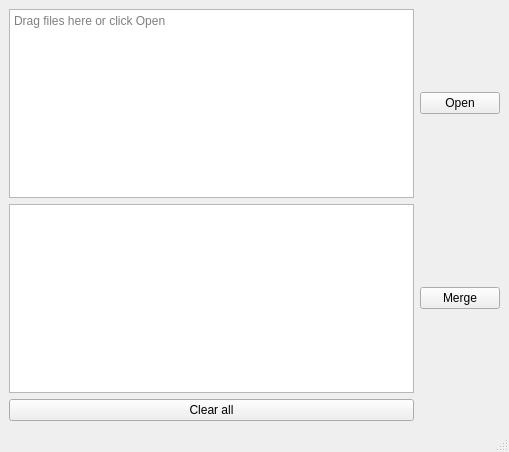
<?xml version="1.0" encoding="UTF-8"?>
<ui version="4.0">
 <class>MainWindow</class>
 <widget class="QMainWindow" name="MainWindow">
  <property name="geometry">
   <rect>
    <x>0</x>
    <y>0</y>
    <width>509</width>
    <height>452</height>
   </rect>
  </property>
  <property name="windowTitle">
   <string>MainWindow</string>
  </property>
  <widget class="QWidget" name="centralwidget">
   <layout class="QGridLayout" name="gridLayout_3">
    <item row="1" column="0">
     <widget class="QListWidget" name="Fileslist"/>
    </item>
    <item row="0" column="0">
     <widget class="MyTextViewer" name="FilesBrowser">
      <property name="placeholderText">
       <string>Drag files here or click Open</string>
      </property>
     </widget>
    </item>
    <item row="0" column="1">
     <widget class="QPushButton" name="OKButton">
      <property name="text">
       <string>Open</string>
      </property>
     </widget>
    </item>
    <item row="2" column="0">
     <widget class="QPushButton" name="clearallButton">
      <property name="text">
       <string>Clear all</string>
      </property>
     </widget>
    </item>
    <item row="1" column="1">
     <widget class="QPushButton" name="MergeButton">
      <property name="text">
       <string>Merge</string>
      </property>
     </widget>
    </item>
   </layout>
  </widget>
  <widget class="QMenuBar" name="menubar">
   <property name="geometry">
    <rect>
     <x>0</x>
     <y>0</y>
     <width>509</width>
     <height>22</height>
    </rect>
   </property>
  </widget>
  <widget class="QStatusBar" name="statusbar"/>
 </widget>
 <customwidgets>
  <customwidget>
   <class>MyTextViewer</class>
   <extends>QTextBrowser</extends>
   <header>MyOwnWidgets</header>
  </customwidget>
 </customwidgets>
 <resources/>
 <connections/>
</ui>
